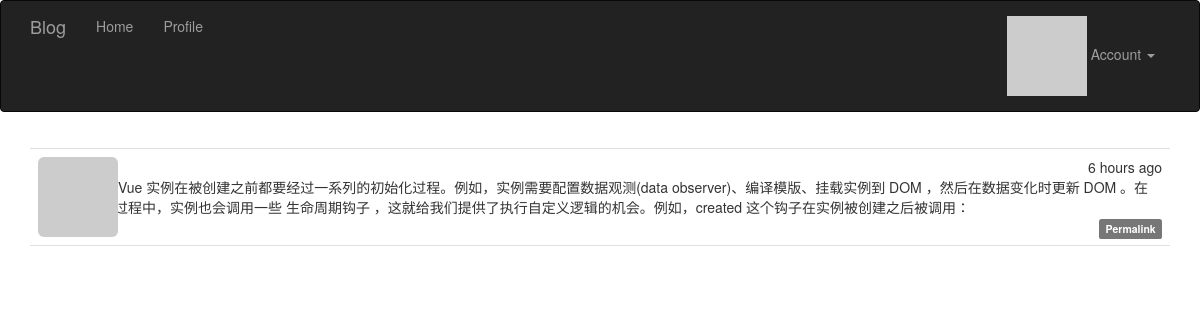
/post/6 (signed in), run on the app's committed database.
### app/models.py (models this page shows, shortened)
class Post(db.Model):
	__tablename__='posts'
	id = db.Column(db.Integer, primary_key=True)
	body = db.Column(db.Text)
	body_html = db.Column(db.Text)
	timestamp = db.Column(db.DateTime, index=True, default=datetime.utcnow)
	author_id = db.Column(db.Integer, db.ForeignKey('users.id'))

### app/main/views.py (the view)
@main.route('/post/<int:id>')
def post(id):
	post = Post.query.get_or_404(id)
	return render_template('post.html',posts=[post])

### app/auth/views.py (called while the page is built)
@auth.before_app_request #在全局的所有request之前，判断如果1.用户登录2.且未确认3.且请求的端点不在auth蓝本中,则强制跳转到unconfirm界面
def before_request():
	if current_user.is_authenticated:
		current_user.ping()
		if not current_user.confirmed \
			and request.endpoint \
			and request.endpoint[:5]!= 'auth.'\
			and request.endpoint != 'static':
			return redirect(url_for('auth.unconfirmed'))

### app/main/__init__.py (called while the page is built)
@main.app_context_processor #Permission类加入全局上下文卡，在所有模板中都可以全局访问
def inject_perssions():
	return dict(Permission=Permission)

### app/models.py (called while the page is built)
	@login_manager.user_loader #这个是登录模块的东西
	def load_user(user_id):
		return User.query.get(int(user_id)) #返回当前user对象，作为current_user

	def ping(self):
		self.last_seen = datetime.utcnow()
		db.session.add(self)

	def gravatar(self,size=100,default='identicon', rating='g'):
		if request.is_secure:
			url = 'https://secure.gravatar.com/avatar'
		else:
			url = 'http://gravatar.com/avatar'
		hash = hashlib.md5(self.email.encode('utf-8')).hexdigest()
		return '{url}/{hash}?s={size}&d={default}&r={rating}'.format(
			url=url,hash=hash,size=size,default=default,rating=rating)

### app/templates/post.html (shortened to what this page needs)
{% extends "base.html" %}
{% import "_macros.html" as macros %}
{% block page_content %}
{% include '_posts.html' %}
{% endblock %}

### app/templates/_posts.html
<ul class="posts">
    {% for post in posts %}
    <li class="post">
        <div class="post-thumbnail">
            <a href="{{ url_for('.user', username=post.author.username) }}">
                <img class="img-rounded profile-thumbnail" src="{{ post.author.gravatar(size=40) }}">
            </a>
        </div>
        <div class="post-content">
            <div class="post-date">{{ moment(post.timestamp).fromNow() }}</div>
            <div class="post-author"><a href="{{ url_for('.user', username=post.author.username) }}">{{ post.author.username }}</a></div>
            <div class="post-body">
                {% if post.body_html%}
                {{post.body_html | safe}}
                {% else %}
                {{post.body}}
                {% endif %}
            </div>
            <div class="post-footer">
                <a href="{{url_for('.post',id=post.id)}}">
                    <span class="label label-default">Permalink</span>
                </a>
            </div>
        </div>
    </li>
    {% endfor %}
</ul>

### app/static/style.css (style rules this page uses)
.profile-thumbnail { position: absolute; }
ul.posts { list-style-type: none; padding: 0px; margin: 16px 0px 0px 0px; border-top: 1px solid #e0e0e0; }
ul.posts li.post { padding: 8px; border-bottom: 1px solid #e0e0e0; }
div.post-date { float: right; }
div.post-author { font-weight: bold; }
div.post-thumbnail { position: absolute; }
div.post-content { margin-left: 48px; min-height: 48px; }
div.post-footer { text-align: right; }

### data on the page
Post: timestamp "6 hours ago", body "每个 Vue 实例在被创建之前都要经过一系列的初始化过程。例如，实例需要配置数据观测(data observer)、编译模版、挂载实例到 DOM ，然后在数据变化时更新 DOM 。在这个过程中，实例也会调用一些 生命周期钩子 ，这就给我们提供了执行自定义逻辑的机会。例如，created 这个钩子在实例被创建之后被调用："
